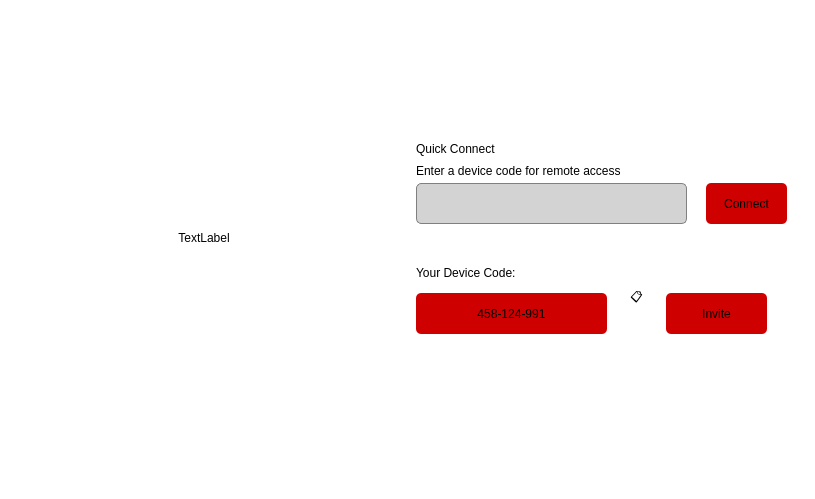
<?xml version="1.0" encoding="UTF-8"?>
<ui version="4.0">
 <class>MainWindow</class>
 <widget class="QMainWindow" name="MainWindow">
  <property name="geometry">
   <rect>
    <x>0</x>
    <y>0</y>
    <width>815</width>
    <height>499</height>
   </rect>
  </property>
  <property name="windowTitle">
   <string>MainWindow</string>
  </property>
  <property name="styleSheet">
   <string notr="true">background-color: rgb(255, 255, 255);</string>
  </property>
  <widget class="QWidget" name="centralwidget">
   <layout class="QHBoxLayout" name="horizontalLayout">
    <item alignment="Qt::AlignmentFlag::AlignHCenter|Qt::AlignmentFlag::AlignVCenter">
     <widget class="QLabel" name="logo">
      <property name="minimumSize">
       <size>
        <width>250</width>
        <height>250</height>
       </size>
      </property>
      <property name="text">
       <string>TextLabel</string>
      </property>
      <property name="alignment">
       <set>Qt::AlignmentFlag::AlignCenter</set>
      </property>
     </widget>
    </item>
    <item alignment="Qt::AlignmentFlag::AlignHCenter|Qt::AlignmentFlag::AlignVCenter">
     <widget class="QFrame" name="mainconnect">
      <property name="sizePolicy">
       <sizepolicy hsizetype="Fixed" vsizetype="Fixed">
        <horstretch>0</horstretch>
        <verstretch>0</verstretch>
       </sizepolicy>
      </property>
      <property name="minimumSize">
       <size>
        <width>400</width>
        <height>250</height>
       </size>
      </property>
      <property name="styleSheet">
       <string notr="true">border: none; border-radius: 0px;</string>
      </property>
      <property name="frameShape">
       <enum>QFrame::Shape::StyledPanel</enum>
      </property>
      <property name="frameShadow">
       <enum>QFrame::Shadow::Raised</enum>
      </property>
      <widget class="QLabel" name="label">
       <property name="geometry">
        <rect>
         <x>10</x>
         <y>26</y>
         <width>91</width>
         <height>20</height>
        </rect>
       </property>
       <property name="styleSheet">
        <string notr="true">color: rgb(0, 0, 0); font: 10pt &quot;Segoe MDL2 Assets&quot;;
</string>
       </property>
       <property name="text">
        <string>Quick Connect</string>
       </property>
      </widget>
      <widget class="QLabel" name="label_2">
       <property name="geometry">
        <rect>
         <x>10</x>
         <y>50</y>
         <width>221</width>
         <height>16</height>
        </rect>
       </property>
       <property name="styleSheet">
        <string notr="true">color:black; font: 10pt &quot;Segoe MDL2 Assets&quot;;
</string>
       </property>
       <property name="text">
        <string>Enter a device code for remote access</string>
       </property>
      </widget>
      <widget class="QLabel" name="label_3">
       <property name="geometry">
        <rect>
         <x>10</x>
         <y>150</y>
         <width>129</width>
         <height>20</height>
        </rect>
       </property>
       <property name="styleSheet">
        <string notr="true">color:black; font: 10pt &quot;Segoe MDL2 Assets&quot;;</string>
       </property>
       <property name="text">
        <string>Your Device Code:</string>
       </property>
      </widget>
      <widget class="QPushButton" name="invitebtn">
       <property name="geometry">
        <rect>
         <x>260</x>
         <y>180</y>
         <width>101</width>
         <height>41</height>
        </rect>
       </property>
       <property name="styleSheet">
        <string notr="true">background-color: rgb(207, 0, 0); color: black; font: 10pt &quot;Segoe MDL2 Assets&quot;; border-radius:5px;</string>
       </property>
       <property name="text">
        <string>Invite</string>
       </property>
      </widget>
      <widget class="QPushButton" name="copyButton">
       <property name="geometry">
        <rect>
         <x>220</x>
         <y>170</y>
         <width>21</width>
         <height>31</height>
        </rect>
       </property>
       <property name="text">
        <string>📋</string>
       </property>
      </widget>
      <widget class="QLabel" name="devicelabel">
       <property name="geometry">
        <rect>
         <x>10</x>
         <y>180</y>
         <width>191</width>
         <height>41</height>
        </rect>
       </property>
       <property name="styleSheet">
        <string notr="true">background-color: rgb(207, 0, 0); color: black; border-radius:5px; font: 9pt &quot;Segoe MDL2 Assets&quot;;</string>
       </property>
       <property name="text">
        <string>458-124-991</string>
       </property>
       <property name="alignment">
        <set>Qt::AlignmentFlag::AlignCenter</set>
       </property>
      </widget>
      <widget class="QPushButton" name="conectbtn">
       <property name="geometry">
        <rect>
         <x>300</x>
         <y>70</y>
         <width>81</width>
         <height>41</height>
        </rect>
       </property>
       <property name="styleSheet">
        <string notr="true">background-color: rgb(207, 0, 0); font: 12pt &quot;Segoe MDL2 Assets&quot;; border-radius:5px;</string>
       </property>
       <property name="text">
        <string>Connect</string>
       </property>
      </widget>
      <widget class="QLineEdit" name="codeInput">
       <property name="geometry">
        <rect>
         <x>10</x>
         <y>70</y>
         <width>271</width>
         <height>41</height>
        </rect>
       </property>
       <property name="styleSheet">
        <string notr="true">QLineEdit { background-color: lightgrey; border: 1px solid grey; font: 10pt &quot;Segoe UI&quot;; color: black; border-radius: 5px; } QLineEdit::placeholder { color: gray; }</string>
       </property>
       <property name="alignment">
        <set>Qt::AlignmentFlag::AlignCenter</set>
       </property>
      </widget>
     </widget>
    </item>
   </layout>
  </widget>
  <widget class="QMenuBar" name="menubar">
   <property name="geometry">
    <rect>
     <x>0</x>
     <y>0</y>
     <width>815</width>
     <height>22</height>
    </rect>
   </property>
  </widget>
  <widget class="QStatusBar" name="statusbar"/>
 </widget>
 <resources/>
 <connections/>
</ui>
